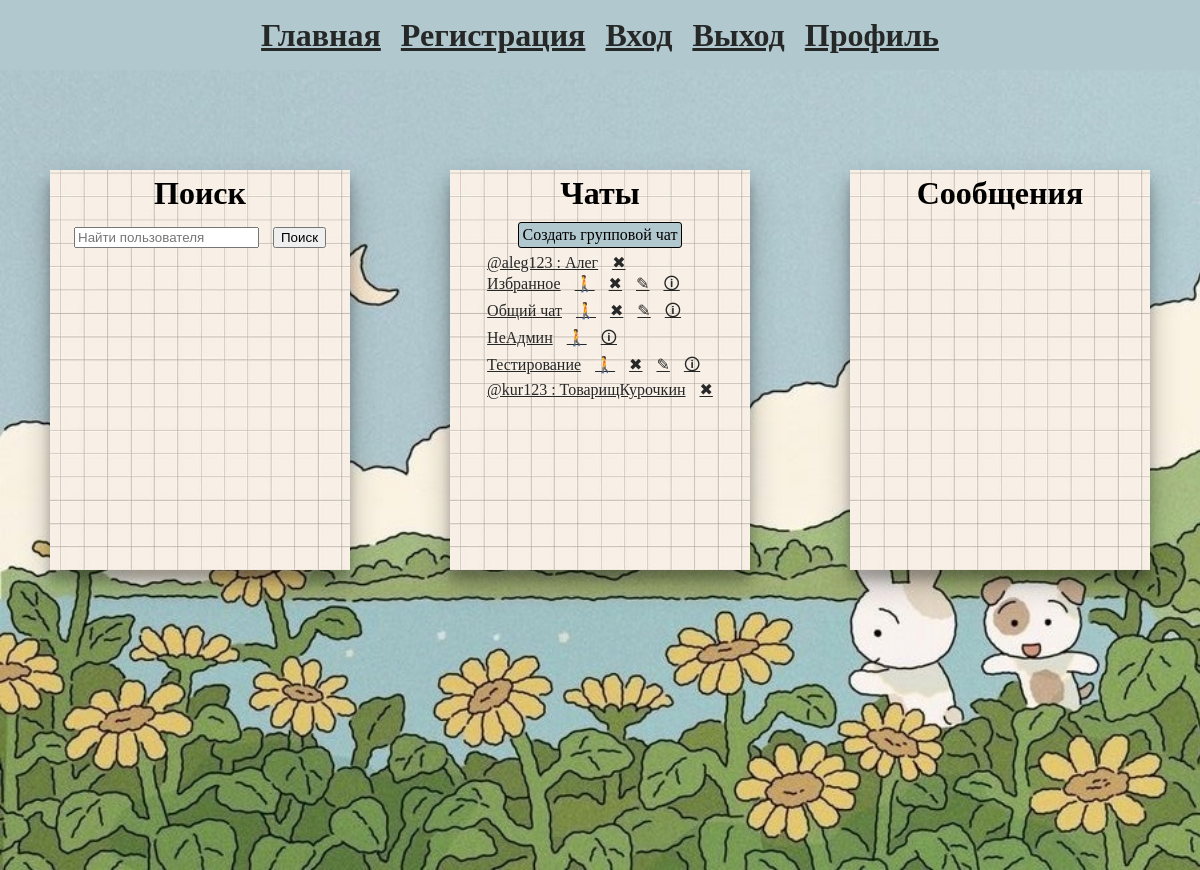
The app's page / (signed in) with its own data.
### database_setup.py (models this page shows)
class ChatParticipant(Base):
    __tablename__ = 'chat_participant'
    Id = Column(Integer, primary_key=True)
    Status = Column(Integer, nullable=False, default=0)  # 0-участник, 1-администратор
    UserId = Column(Integer, ForeignKey('user.Id'), nullable=False)
    ChatId = Column(Integer, ForeignKey('chat.Id'), nullable=False)

class Chat(Base):
    __tablename__ = 'chat'
    Id = Column(Integer, primary_key=True)
    Name = Column(String(300), nullable=False, default="")
    Type = Column(Integer, nullable=False, default=0)  # 0-личная переписка 1-общий чат
    Date = Column(DateTime, default=datetime.utcnow, nullable=False)
    Messages = relationship('Message', backref='chat', lazy=True)
    ChatParticipants = relationship('ChatParticipant', backref='chat', lazy=True)

### main.py (the view, shortened to what this page needs)
@app.route('/', methods=['POST', 'GET'])
@login_required
def index():
    user_id = current_user.Id
    user_chats = session.query(ChatParticipant).filter(ChatParticipant.UserId == str(user_id)).all()
    chats = []
    for user_chat in user_chats:
        personal_chat = session.query(ChatParticipant, Chat, User). \
            filter(and_(ChatParticipant.ChatId == user_chat.ChatId, ChatParticipant.UserId != user_id)). \
            join(Chat, and_(Chat.Id == ChatParticipant.ChatId, Chat.Type == 0)). \
            join(User, User.Id == ChatParticipant.UserId).order_by(asc(Chat.Date)).first()
        group_chat = session.query(ChatParticipant, Chat). \
            filter(and_(ChatParticipant.ChatId == user_chat.ChatId, ChatParticipant.UserId == user_id)). \
            join(Chat, and_(Chat.Id == ChatParticipant.ChatId, Chat.Type == 1)).first()
        if personal_chat:
            personal_chat.Chat.Name = "@" + str(personal_chat.User.Login) + " : " + str(personal_chat.User.Name)
            chats.append(personal_chat)
        elif group_chat:
            chats.append(group_chat)
    if request.args.get('found_users'):
        found_users = request.args.get('found_users')
        return render_template('index.html', chats=chats, user_id=user_id)
    return render_template('index.html', chats=chats, user_id=user_id)

### main.py (called while the page is built)
@login_manager.user_loader
def load_user(user_id):
    return session.query(User).filter_by(Id=user_id).first()

### templates/index.html (shortened to what this page needs)
{% extends 'base.html' %}
{% block body %}
<div class="background_image">
    <div class="paper top_div">
        <div>
            <div class="top_div">
                <h1>Поиск</h1>
            </div>
            <form method="post">
                <input type="text" name="search" placeholder="Найти пользователя" hx-get>
                <input type="submit" value="Поиск">
            </form>
        </div>
    </div>
    <div class="paper top_div">
        <div>
            <div class="top_div">
                <h1>Чаты</h1>
            </div>
            <div class="top_div">
                <a class="mimic_button" href="/create_group_chat">Создать групповой чат</a>
            </div>
            <div class="scrolling">
                {% for chat in chats %}
                    {% if chat.Chat.Type == 0%}
                        <a href="{{ url_for('index', chat_id=chat.Chat.Id) }}">{{ chat.Chat.Name }}</a>
                        <a href="{{ url_for('delete_chat', chat_id=chat.Chat.Id) }}">✖</a>
                    {% endif %}
                    {% if chat.Chat.Type == 1 and chat.ChatParticipant.Status == 1 %}
                        <a href="{{ url_for('index', chat_id=chat.Chat.Id) }}">{{ chat.Chat.Name }}</a>
                        <a href="{{ url_for('leave_chat', user_id=user_id, group_chat_id=chat.Chat.Id) }}">🚶</a>
                        <a href="{{ url_for('delete_chat', chat_id=chat.Chat.Id) }}">✖</a>
                        <a href="{{ url_for('edit_group_chat', group_chat_id=chat.Chat.Id) }}">✎</a>
                        <a href="{{ url_for('group_chat_inf', group_chat_id=chat.Chat.Id) }}">🛈</a>
                    {% elif chat.ChatParticipant.Status == 0%}
                        <a href="{{ url_for('index', chat_id=chat.Chat.Id) }}">{{ chat.Chat.Name }}</a>
                        <a href="{{ url_for('leave_chat', user_id=user_id, group_chat_id=chat.Chat.Id) }}">🚶</a>
                        <a href="{{ url_for('group_chat_inf', group_chat_id=chat.Chat.Id) }}">🛈</a>
                    {% endif %}
                    <br>
                {% endfor %}
            </div>
        </div>
    </div>
    <div class="paper top_div">
        <div>
            {% if messages is defined %}
            <div class="top_div">
                    {% if chat.Type == 0 %}
                <a href="{{ url_for('profile', user_info=chat.Name) }}"><h1>{{ chat.Name }}</h1></a>
                    {% else %}
                <a href="{{ url_for('group_chat_inf', group_chat_id=chat.Id) }}"><h1>{{ chat.Name }}</h1></a>
                    {% endif%}
            </div>
                <br>
                <div>
                    <div class="scrolling">
                        {% for message in messages %}
                            {% if message.Message.SenderId == user_id %}
                                <div class="message my">
                                    <p>{{message.Message.Date.fromtimestamp(1576280665)}}</p>
                                    {% if message.Message.Status == 0 %}
                                        <p>{{message.Content.Text}} ✓</p>
                                    {% else %}
                                        <p>{{message.Content.Text}} ✓✓</p>
                                    {% endif %}
                                    <a href="{{ url_for('delete_message', message_id=message.Content.Id, chat_id=chat.Id) }}">✖</a>
                                </div><br>
                            {% else %}
                                <div class="message other">
                                    <a href="{{ url_for('profile', user_id=message.User.Id) }}">@ {{ message.User.Login }} : {{ message.User.Name }}</a>
                                    <p>{{message.Message.Date.fromtimestamp(1576280665)}}</p>
                                    <p>{{message.Content.Text}}</p>
                                </div><br>
                            {% endif %}
                        {% endfor %}
                    </div>
                    <div class="chat_form">
                        <form method="post">
                            <input type="text" name="message_text">
                            <input type="hidden" name="chat_id" value="{{chat.Id}}">
                            <input type="submit" value="Отправить">
                        </form>
                    </div>
                </div>
                {% else %}
                    <div class="top_div">
                        <h1>Сообщения</h1>
                    </div>
                {% endif %}
        </div>
    </div>
</div>
{% endblock %}

### static/css/main.css (style rules this page uses)
* :not(header, body, div) { margin: 5px; }
body { padding: 0; margin: 0; }
a { margin: 5px; color: #262827; }
.background_image { width:100%; height: 100vh; background-image: url('/static/images/d984c86d40a5b8ce1f6f6b13142e7229.jpg'); background-size: cover; display: flex; justify-content: center; }
.paper { margin-top: 100px; margin-left: 50px; margin-right: 50px; width: 350px; height: 400px; background-image: url('/static/images/b0039dc6a1836249a5875f4f43881648.jpg'); background-size: cover; box-shadow: 0 14px 28px rgba(0,0,0,0.25), 0 10px 10px rgba(0,0,0,0.22); position: relative; }
.top_div { display: flex; justify-content: center; }
.mimic_button { border-radius: 3px; background-color: #b1c8ce; padding: 3px; border: 1px solid #000; color: black; text-decoration: none; }
.scrolling { overflow-y: auto; max-height: 290px; }

### records on screen
ChatParticipant: Chat.Name "@aleg123 : Алег"
ChatParticipant: Chat.Name "Избранное"
ChatParticipant: Chat.Name "Общий чат"
ChatParticipant: Chat.Name "НеАдмин"
ChatParticipant: Chat.Name "Тестирование"
ChatParticipant: Chat.Name "@kur123 : ТоварищКурочкин"
